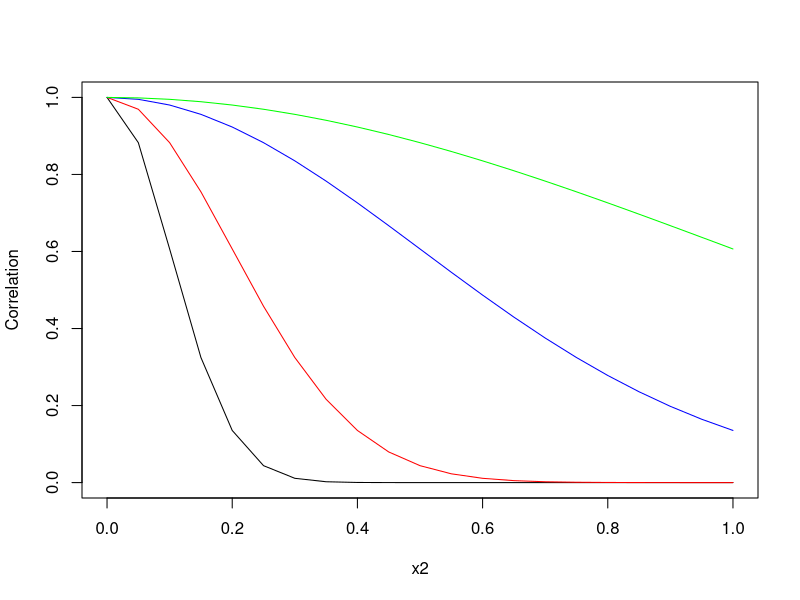
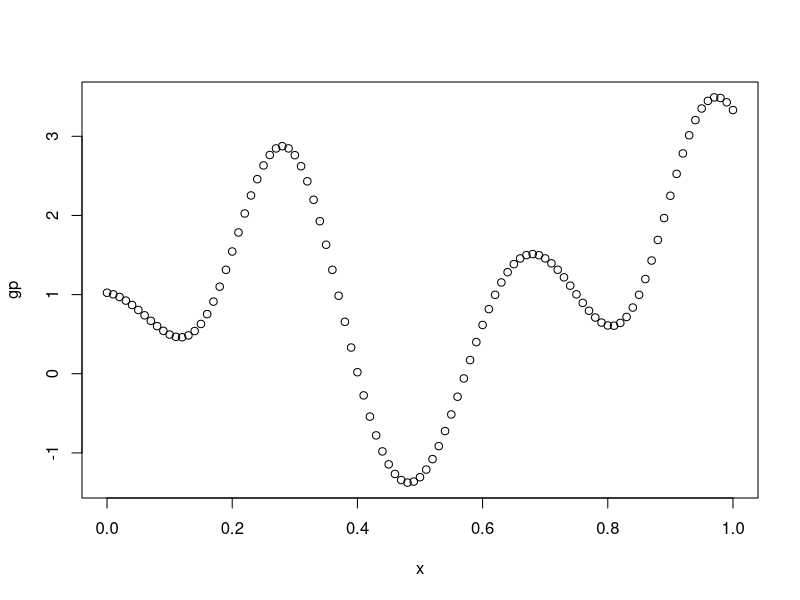
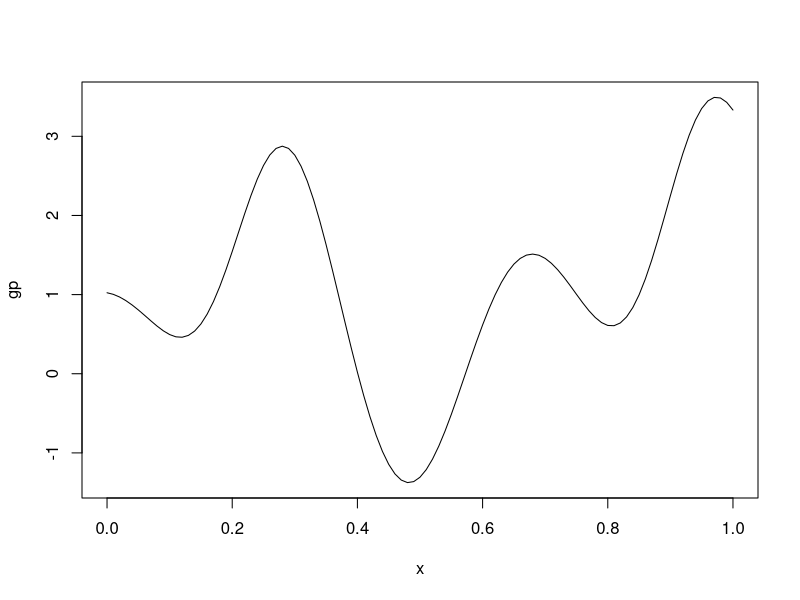
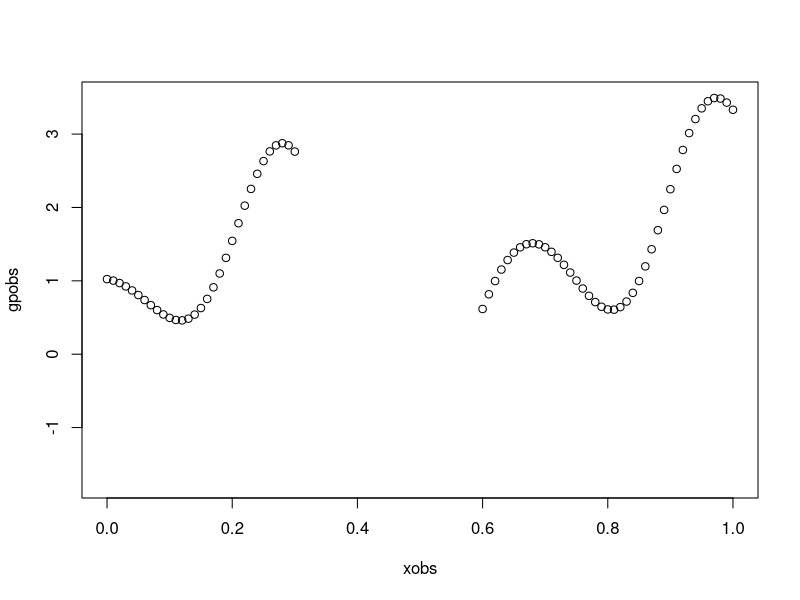
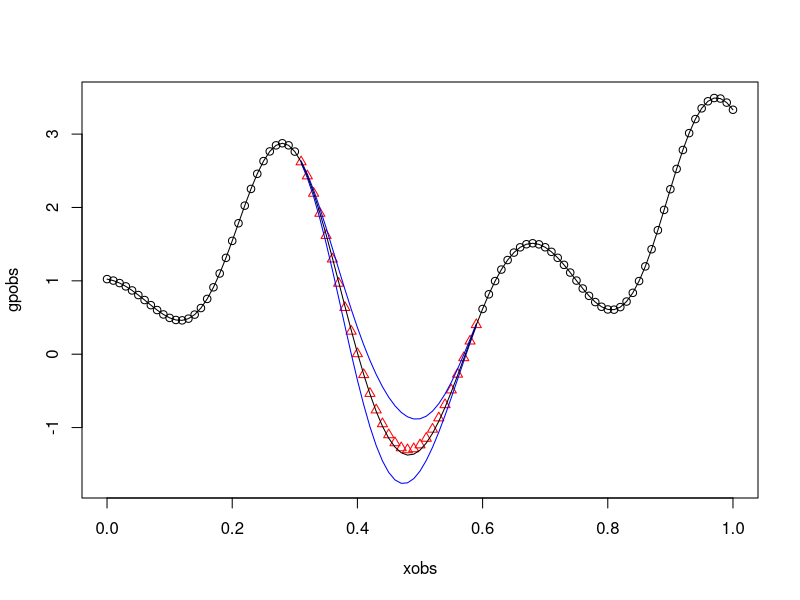
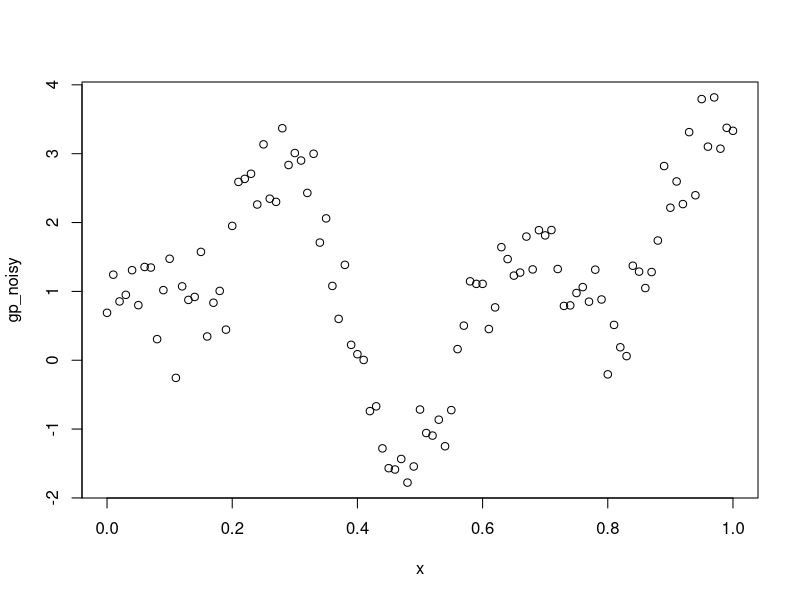
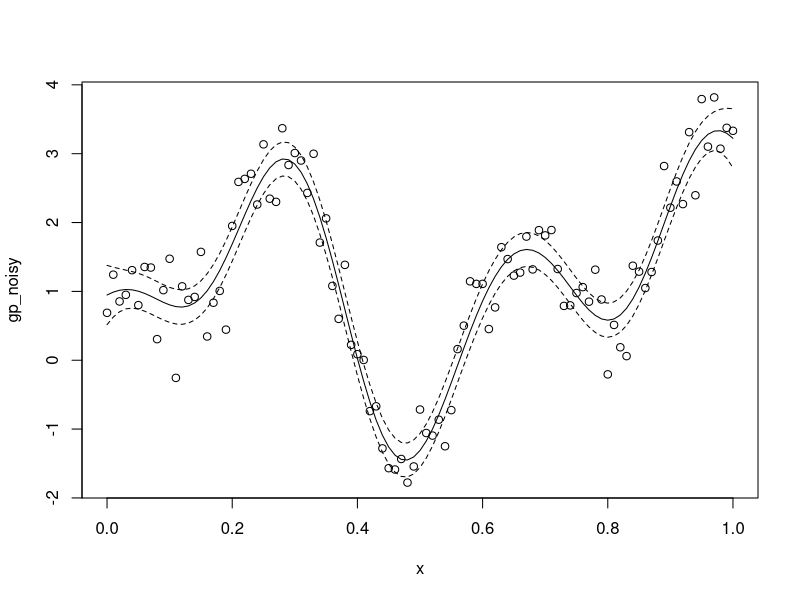
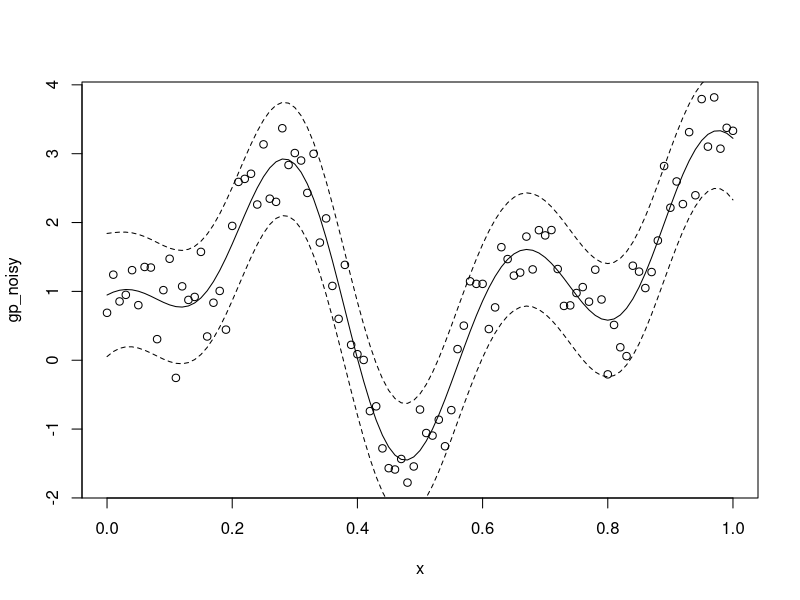

Source code (R) for these figures, in order:
## Reading group demo and functions

## packages to install
# install.packages(pkgs = "mvtnorm")
library(mvtnorm)

## squared exponential covariance function 
cov_fun_sqrd_exp <- function(x1, x2, cov_par)
{
  ## x1, x2 are possibly vectors (but need to be of the same length)
  ## cov_par is a list with elements "sigma" and "l"
  sigma <- cov_par$sigma
  l <- cov_par$l
  
  return(sigma^2 * exp(-1/(2*l^2) * sum((x1 - x2)^2)))
}

## squared exponential covariance function plot 
x1 <- 0
x2 <- seq(from = 0, to = 1, by = 0.05)

sigma <- 1
l <- c(0.1, 0.2, 0.5, 1)

cov_fun_vals <- matrix(nrow = length(x2), ncol = length(l))
for(i in 1:nrow(cov_fun_vals))
{
  for(j in 1:ncol(cov_fun_vals))
  {
    cov_fun_vals[i,j] <- cov_fun_sqrd_exp(x1 = x1, x2 = x2[i], 
                                          cov_par = list("sigma" = sigma, "l" = l[j]))
  }
}

plot(x = x2, y = cov_fun_vals[,1], type = "l", ylab = "Correlation") ## l = 0.1
points(x = x2, y = cov_fun_vals[,2], type = "l", col = "red") ## l = 0.2
points(x = x2, y = cov_fun_vals[,3], type = "l", col = "blue") ## l = 0.5
points(x = x2, y = cov_fun_vals[,4], type = "l", col = "green") ## l = 1

#############################################################################
## Function to make a covariance matrix from a covariance function
#############################################################################
make_cov_mat <- function(x, xpred, cov_fun, cov_par)
{
  ## x and xpred are matrices where each row is an observation
  xfull <- rbind(x,xpred)
  temp <- matrix(nrow = nrow(xfull), ncol = nrow(xfull))
  for(i in 1:nrow(xfull))
  {
    for(j in 1:nrow(xfull))
    {
      temp[i,j] <- cov_fun(xfull[i,], xfull[j,], cov_par)
    }
  }
  return(temp)
}

## Example of a covariance matrix created from the squared exponential covariance function
x <- matrix(seq(from = 0, to = 1, by = 0.5), ncol = 1) ## x coordinates at which we observe a y-value
sigma <- 1 
l <- 0.5

Sigma <- make_cov_mat(x = x, 
                      xpred = numeric(), 
                      cov_fun = cov_fun_sqrd_exp, 
                      cov_par = list("sigma" = sigma, "l" = l))
Sigma


#################################################################################
## Simulate from a Gaussian process
#################################################################################

## Create the covariance matrix 
x <- matrix(seq(from = 0, to = 1, by = 0.01), ncol = 1)
sigma <- 1
l <- 0.1

Sigma <- make_cov_mat(x = x, 
                      xpred = numeric(), 
                      cov_fun = cov_fun_sqrd_exp, 
                      cov_par = list("sigma" = sigma, "l" = l))

## simulate a GP
set.seed(1111)
gp <- mvtnorm::rmvnorm(n = 1, mean = rep(0, times = length(x)), sigma = Sigma)

plot(x = x, y = gp)
plot(x = x, y = gp, type = "l")

##################################################################################
## Predict from a GP
##################################################################################
xunobs <- matrix( x[x[,1] < 0.6 & x[,1] > 0.3,], ncol = 1) ## pretend like we didn't see the function between 0.3 and 0.6
xobs <- matrix( x[x[,1] >= 0.6 | x[,1] <= 0.3,], ncol = 1)
gpobs <- gp[x[,1] >= 0.6 | x[,1] <= 0.3]

plot(x = xobs, y = gpobs, ylim = c(-1.75, 3.5))

## Create the covariance matrix 
sigma <- 1
l <- 0.1

Sigma <- make_cov_mat(x = xobs, 
                      xpred = xunobs, 
                      cov_fun = cov_fun_sqrd_exp, 
                      cov_par = list("sigma" = sigma, "l" = l))

Sigma <- Sigma + 1e-5 * diag(nrow(Sigma)) ## add a small number to the diagonal of the matrix to ensure invertability

## Functions to get the conditional mean and variance for a multivariate normal distribution

## conditional mean
normal_cond_mean <- function(y, x, xpred, mu, sigma)
{
  ## x is the matrix of observed x-values
  ## y is a numeric() vector of the observed y-values 
  ## mu has length rbind(x, xpred)
  ## sigma is the variance covariance matrix with the rows and columns 
  ##  ordered corresponding to (x,xpred)
  temp <- nrow(x) + nrow(xpred)
  
  sigma21 <- sigma[(nrow(x) + 1):temp,1:nrow(x)]
  sigma11 <- sigma[1:nrow(x), 1:nrow(x)]
  return(mu[(nrow(x) + 1):temp] + sigma21 %*% qr.solve(sigma11) %*% (y - mu[1:nrow(x)]))
}

## conditional variance 
normal_cond_var <- function(y,x, xpred, sigma)
{
  ## sigma is the variance covariance matrix with the rows and columns 
  ##  ordered corresponding to (x,xpred)
  temp <- nrow(x) + nrow(xpred)
  
  sigma21 <- sigma[(nrow(x) + 1):temp,1:nrow(x)]
  sigma11 <- sigma[1:nrow(x), 1:nrow(x)]
  sigma22 <- sigma[(nrow(x) + 1):temp,(nrow(x) + 1):temp]
  sigma12 <- sigma[1:nrow(x), (nrow(x) + 1):temp]
  return(sigma22 - sigma21 %*% solve(sigma11) %*% sigma12)
}

## get the conditional mean
gppred <- normal_cond_mean(y = gpobs, x = xobs, 
                           xpred = xunobs, 
                           mu = rep(0, times = nrow(x)), 
                           sigma = Sigma)

## get the conditional variances
gpvar <- normal_cond_var(y = gpobs, x = xobs, xpred = xunobs, sigma = Sigma)
gpsd <- sqrt(diag(gpvar))

## plot the predictive means and variances 
plot(x = xobs, y = gpobs, ylim = c(-1.75, 3.5))
points(x = xunobs, y = gppred, col = "red", pch = 2)
points(x = xunobs, y = gppred + 1.96 * gpsd, col = "blue", type = "l")
points(x = xunobs, y = gppred - 1.96 * gpsd, col = "blue", type = "l")
points(x = x, y = gp, type = "l")


###############################################################################
## Gaussian Process regression with known covariance parameters 
###############################################################################
sigma <- 1
l <- 0.1
tau <- 0.4

gp_noisy <- as.numeric(gp + rnorm(n = length(gp), mean = 0, sd = tau)) ## GP with noise

plot(x = x, y = gp_noisy)

#################################################################################
## Estimate the mean function
#################################################################################
Sigma <- make_cov_mat(x = x, xpred = x, 
                      cov_fun = cov_fun_sqrd_exp, 
                      cov_par = list("sigma" = sigma, "l" = l))

## Make the covariance matrix for (Y, mu)
Sigma <- Sigma + diag(
  c(rep(tau^2, times = length(x)), rep(0, times = length(x)))
)

## Estimate the mean 
mu <- normal_cond_mean(y = gp_noisy, x = x, 
                       xpred = x, 
                       mu = rep(0, times = 2 * length(x)), 
                       sigma = Sigma)

## Estiamte the conditional standard deviations of the latent mean function
musd <- sqrt(diag(normal_cond_var(y = gp_noisy, 
                        x = x, 
                        xpred = x, 
                        sigma = Sigma)))

## plot the estimated mean and pointwise credible intervals
plot(x = x, y = gp_noisy)
points(x = x, y = mu, type = "l")
points(x = x, y = mu - 1.96 * musd, type = "l", lty = 2)
points(x = x, y = mu + 1.96 * musd, type = "l", lty = 2)

## plot prediction intervals
plot(x = x, y = gp_noisy)
points(x = x, y = mu, type = "l")
points(x = x, y = mu - 1.96 * sqrt(musd^2 + tau^2), type = "l", lty = 2)
points(x = x, y = mu + 1.96 * sqrt(musd^2 + tau^2), type = "l", lty = 2)


###############################################################################
## Estimate GP covariance parameters via maximum likelihood
###############################################################################

## log likelihood function compatible with optim
loglik <- function(cov_par, y, x, mu, cov_fun)
{
  ## cov_par is a list of covariannce parameters that now includes tau
  ## create the covariance matrix
  cov_par <- lapply(X = cov_par, FUN = exp)
  Sigma <- make_cov_mat(x = x, 
                        xpred = numeric(), 
                        cov_fun = cov_fun, 
                        cov_par = cov_par)
  
  Sigma <- Sigma + cov_par$tau^2 * diag(rep(1, times = nrow(Sigma))) ## add the noise variance 
  
  ll <- mvtnorm::dmvnorm(x = y, mean = mu, sigma = Sigma, log = TRUE)
  return(-ll)
  
}

start_vals <- list("sigma" = log(2), "l" = log(0.3), "tau" = log(0.1))
estimates <- optim(par = start_vals, 
                   fn = loglik, 
                   y = gp_noisy, 
                   x = x, 
                   mu = rep(0, times = length(gp_noisy)), 
                   cov_fun = cov_fun_sqrd_exp)

## parameter estimates 
exp(estimates$par)


#########################################################################
## Things to look out for...
#########################################################################
x <- matrix(c(0,0.5), ncol = 1) ## x coordinates at which we observe a y-value
sigma <- 1 
l <- 0.5

Sigma <- make_cov_mat(x = x, 
                      xpred = numeric(), 
                      cov_fun = cov_fun_sqrd_exp, 
                      cov_par = list("sigma" = sigma, "l" = l))
Sigma
solve(Sigma)

## close observations
x <- matrix(c(0,0.01), ncol = 1) ## x coordinates at which we observe a y-value
sigma <- 1 
l <- 0.5

Sigma <- make_cov_mat(x = x, 
                      xpred = numeric(), 
                      cov_fun = cov_fun_sqrd_exp, 
                      cov_par = list("sigma" = sigma, "l" = l))
Sigma
solve(Sigma)

## very close observations
x <- matrix(c(0,1e-5), ncol = 1) ## x coordinates at which we observe a y-value
sigma <- 1 
l <- 0.5

Sigma <- make_cov_mat(x = x, 
                      xpred = numeric(), 
                      cov_fun = cov_fun_sqrd_exp, 
                      cov_par = list("sigma" = sigma, "l" = l))
Sigma
solve(Sigma)


###########################################################################
## What happens when you try to learn a discontinuous function
###########################################################################

## simple step function
x <- matrix(seq(from = 0, to = 2.8, by = 0.2), ncol = 1)
y <- as.numeric(floor(x))
plot(x = x, y = y)

## estimate covariance parameters
## log likelihood function compatible with optim (no noise variance)
loglik <- function(cov_par, y, x, mu, cov_fun)
{
  ## cov_par is a list of covariannce parameters that now includes tau
  ## create the covariance matrix
  cov_par <- lapply(X = cov_par, FUN = exp)
  Sigma <- make_cov_mat(x = x, 
                        xpred = numeric(), 
                        cov_fun = cov_fun, 
                        cov_par = cov_par)
  
  Sigma <- Sigma + 1e-5 * diag(rep(1, times = nrow(Sigma))) ## add the noise variance 
  
  
  ll <- mvtnorm::dmvnorm(x = y, mean = mu, sigma = Sigma, log = TRUE)
  return(-ll)
  
}

start_vals <- list("sigma" = log(2), "l" = log(0.3))
estimates <- optim(par = start_vals, 
                   fn = loglik, 
                   y = y, 
                   x = x, 
                   mu = rep(0, times = length(y)), 
                   cov_fun = cov_fun_sqrd_exp)

## parameter estimates 
exp(estimates$par)

## estimated function values
xpred <- matrix(seq(from = 0, to = 3, by = 0.03), ncol = 1)
Sigma <- make_cov_mat(x = x, xpred = xpred, cov_fun = cov_fun_sqrd_exp, 
                      cov_par = list("sigma" = exp(estimates$par)[1], "l" = exp(estimates$par)[2])) + 1e-5 * diag(nrow(rbind(x,xpred)))
mu <- normal_cond_mean(y = y, x = x, xpred = xpred, mu = rep(0, times = nrow(rbind(x,xpred))), sigma = Sigma)
musd <- sqrt(diag(normal_cond_var(y = y, x = x, xpred = xpred, sigma = Sigma)))

plot(x = x, y = y, ylim = c(-0.25, 2.25))
points(x = xpred, y = mu, col = "red", type = "l")
points(x = xpred, y = mu + 1.96 * musd, col = "red", type = "l", lty = 2)
points(x = xpred, y = mu - 1.96 * musd, col = "red", type = "l", lty = 2)


## Inversion time function?